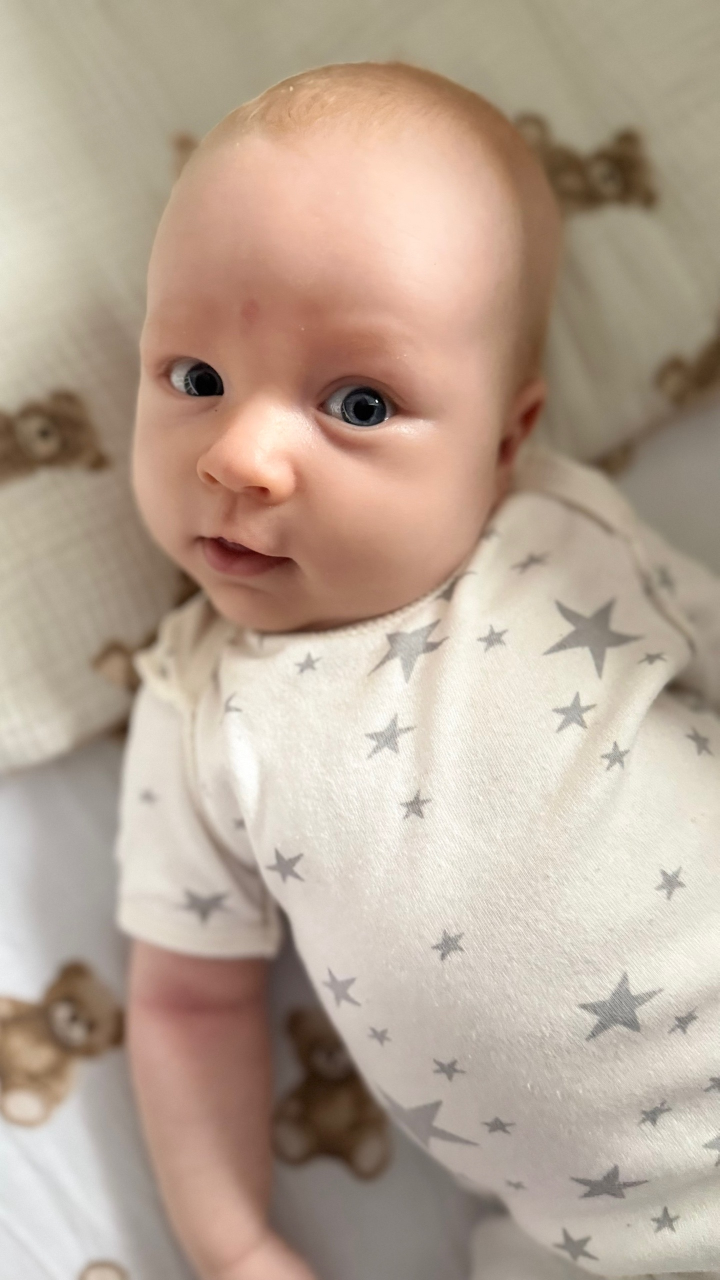
#> input picture photos/-aXsxuOB1qo7gkjN_be2r18ZMQuz_l-_9LnO48aUkCImwqura77tbVw0Vu_6gTXKkfxrKvMV6ptDeTaUOOp19Pj_.jpg, 1439 x 2560 px (shown at 1/2 size); its folder holds only this picture in this run
$ python _optimize_photos.py
#> lines starting #> are read from the running program, lines starting #| are printed output that depends on the picture
# -*- coding: utf-8 -*-
"""Сжатие фото для сайта: thumbs для галереи, оптимизация assets/photos."""
from __future__ import annotations

from pathlib import Path

from PIL import Image, ImageOps

ROOT = Path(__file__).resolve().parent
PHOTOS = ROOT / "photos"
THUMBS = PHOTOS / "thumbs"
ASSETS = ROOT / "assets" / "photos"
IMAGE_EXT = {".jpg", ".jpeg", ".png", ".webp", ".gif", ".bmp"}

THUMB_MAX = 480
THUMB_QUALITY = 82
ASSET_MAX = 960
ASSET_QUALITY = 85


def is_image(path: Path) -> bool:
    return path.is_file() and path.suffix.lower() in IMAGE_EXT


def save_jpeg(im: Image.Image, dst: Path, quality: int) -> None:
    dst.parent.mkdir(parents=True, exist_ok=True)
    if im.mode not in ("RGB", "L"):
        im = im.convert("RGB")
    im.save(dst, "JPEG", quality=quality, optimize=True)


def resize_copy(src: Path, dst: Path, max_width: int, quality: int) -> tuple[int, int]:
#> called with max_width = 480, quality = 82
    with Image.open(src) as im:
#> im is the input picture: PIL image 1439x2560 RGB; mean R, G, B 183.7, 165.4, 149.2
        im = ImageOps.exif_transpose(im)
        if im.width > max_width:
            height = max(1, round(im.height * max_width / im.width))
#> height = 854
            im = im.resize((max_width, height), Image.LANCZOS)
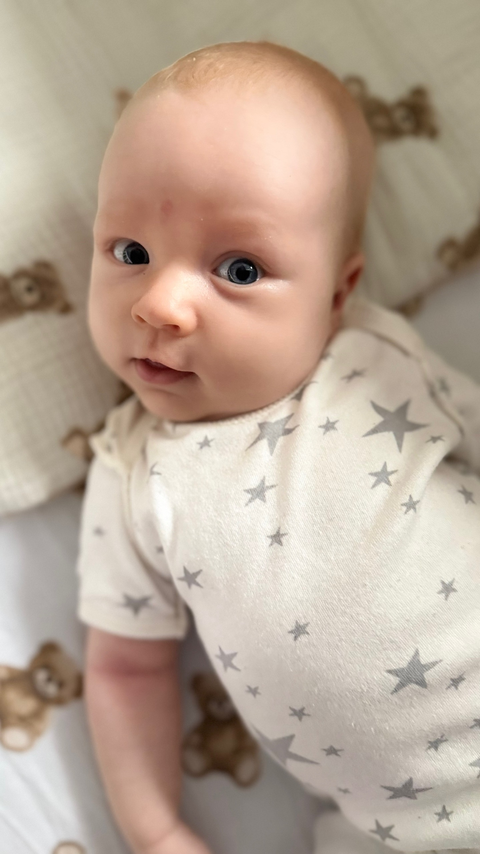
#> im: PIL image 480x854 RGB; mean R, G, B 183.7, 165.4, 149.2
        save_jpeg(im, dst, quality)
    return src.stat().st_size, dst.stat().st_size


def build_thumbs() -> None:
    THUMBS.mkdir(exist_ok=True)
    done = 0
    for src in sorted(PHOTOS.iterdir()):
        if not is_image(src) or src.parent == THUMBS:
            continue
        dst = THUMBS / (src.stem + ".jpg")
        before, after = resize_copy(src, dst, THUMB_MAX, THUMB_QUALITY)
        done += 1
        print(f"thumb {src.name}: {before // 1024}KB -> {after // 1024}KB")
    print(f"thumbs ready: {done}")


def optimize_assets() -> None:
    done = 0
    for src in sorted(ASSETS.iterdir()):
        if not is_image(src):
            continue
        tmp = src.with_suffix(src.suffix + ".tmp.jpg")
        before, after = resize_copy(src, tmp, ASSET_MAX, ASSET_QUALITY)
        tmp.replace(src)
        done += 1
        print(f"asset {src.name}: {before // 1024}KB -> {after // 1024}KB")
    print(f"assets optimized: {done}")


if __name__ == "__main__":
    build_thumbs()
    optimize_assets()
